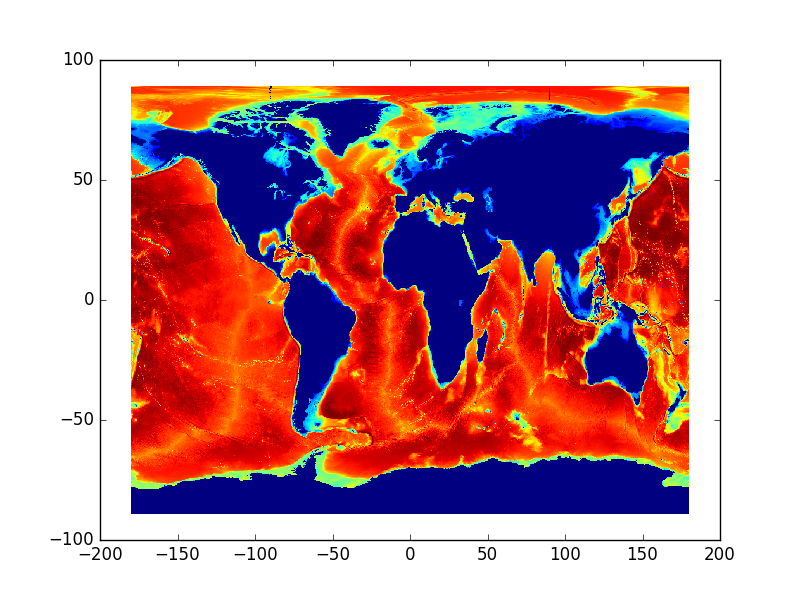

The script that drew this image:
from __future__ import print_function
import ESMF
import iris
import numpy
import sys
import argparse
from functools import reduce
import time

LAT_INDEX, LON_INDEX = 1, 0

# turn on logging
esmpy = ESMF.Manager(debug=True)

parser = argparse.ArgumentParser(description='Interpolate using ESMF')
parser.add_argument('--src_file', type=str, dest='src_file', default='coords_CF_ORCA12_GO6-2.nc',
                    help='Source data file name')
parser.add_argument('--src_field', type=str, dest='src_field', 
                    default='ocndept',
                    help='Source data field name')
parser.add_argument('--dst_file', type=str, dest='dst_file', default='dst.nc',
                    help='Destination data file name')
parser.add_argument('--plot', dest='plot', action='store_true', help='Plot')

args = parser.parse_args()

if args.src_file is '':
    print('ERROR: must provide source data file name')
    parser.print_help()
    sys.exit(1)

if args.dst_file is '':
    print('ERROR: must provide destination data file name')
    parser.print_help()
    sys.exit(1)

src_file = args.src_file.encode('UTF-8') # python3
dst_file = args.dst_file.encode('UTF-8') # python3
ndims = 2

def createData(filename, prefix, fieldname):
    # use iris to read in the data
    # then pass the array to the ESMF API
    cube = iris.load(filename, iris.Constraint(cube_func = lambda c: c.var_name == fieldname))[0]
    coords = cube.coords()
    lats = coords[0].points
    lons = coords[1].points
    
    # create the ESMF grid object

    cellDims = numpy.array([lats.shape[0] - 1, lats.shape[1] - 1])
    grid = ESMF.Grid(max_index=cellDims, coord_sys=ESMF.api.constants.CoordSys.SPH_DEG) #, num_peri_dims=1, periodic_dim=1)

    grid.add_coords(staggerloc=ESMF.StaggerLoc.CORNER, coord_dim=LAT_INDEX)
    grid.add_coords(staggerloc=ESMF.StaggerLoc.CORNER, coord_dim=LON_INDEX)

    coordLat = grid.get_coords(coord_dim=LAT_INDEX, staggerloc=ESMF.StaggerLoc.CORNER)
    coordLon = grid.get_coords(coord_dim=LON_INDEX, staggerloc=ESMF.StaggerLoc.CORNER)

    # get the local start/end index sets
    iBegLat = grid.lower_bounds[ESMF.StaggerLoc.CORNER][LAT_INDEX]
    iEndLat = grid.upper_bounds[ESMF.StaggerLoc.CORNER][LAT_INDEX]
    iBegLon = grid.lower_bounds[ESMF.StaggerLoc.CORNER][LON_INDEX]
    iEndLon = grid.upper_bounds[ESMF.StaggerLoc.CORNER][LON_INDEX]

    # set the coordinates
    coordLat[...] = lats[iBegLon:iEndLon, iBegLat:iEndLat]
    coordLon[...] = lons[iBegLon:iEndLon, iBegLat:iEndLat]

    # create field
    field = ESMF.Field(grid, name=fieldname, 
                   staggerloc=ESMF.StaggerLoc.CORNER)
    field.data[...] = cube.data[:]

    nodeDims = (iEndLat - iBegLat, iEndLon - iBegLon)

    return grid, field, nodeDims, cube

timeStats = {
    'weights': float('nan'),
    'evaluation': float('nan'),
}

srcGrid, srcData, srcNodeDims, srcCube = createData(src_file, b"src", args.src_field)
dstGrid, dstData, dstNodeDims, dstCube = createData(dst_file, b"dst", b"pointData")

# save the reference (exact) field data
dstDataRef = dstData.data.copy()
dstData.data[...] = 0.0

# compute the interpolation weights
tic = time.time()
regrid = ESMF.api.regrid.Regrid(srcData, dstData,
                                src_mask_values=None, dst_mask_values=None,
                                regrid_method=ESMF.api.constants.RegridMethod.BILINEAR,
                                pole_method=None,
                                regrid_pole_npoints=None, # only relevant if method is ALLAVG
                                line_type=ESMF.api.constants.LineType.GREAT_CIRCLE, # how the distance between two points is computed
                                norm_type=None, # only for conservative regridding
                                unmapped_action=ESMF.api.constants.UnmappedAction.IGNORE, 
                                ignore_degenerate=True, # produce an error if two points are degenerate and if set to False
                                src_frac_field=None, dst_frac_field=None)
timeStats['weights'] = time.time() - tic

# interpolate
tic = time.time()
regrid(srcData, dstData)
timeStats['evaluation'] = time.time() - tic

# compute error
srcNtot = len(srcData.data.flat)
dstNtot = len(dstData.data.flat)
error =  numpy.sum(abs(dstData.data - dstDataRef)) / float(dstNtot)
print('esmf interpolation:')
print('\tsrc: {} ntot: {}'.format(srcNodeDims, srcNtot))
print('\tdst: {} ntot: {}'.format(dstNodeDims, dstNtot))
print('interpolation error: {:.3g}'.format(error))
totTime = 0.0
print('time stats:')
for k, v in timeStats.items():
    print('\t{0:<32} {1:>.3g} sec'.format(k, v))
    totTime += v
print('\t{0:<32} {1:>.3g} sec'.format('total', totTime))

# write interpolated data
dstCube.data = dstData.data
iris.save([dstCube], 'esmfDst.nc')
    

# plot
if args.plot:
    LAT_INDEX, LON_INDEX = 0, 1
    lats = dstGrid.get_coords(coord_dim=LAT_INDEX, staggerloc=ESMF.StaggerLoc.CORNER)
    lons = dstGrid.get_coords(coord_dim=LON_INDEX, staggerloc=ESMF.StaggerLoc.CORNER)
    from matplotlib import pylab
    pylab.pcolor(lats, lons, dstData.data)
    pylab.show()

# clean up
# nothing to do
